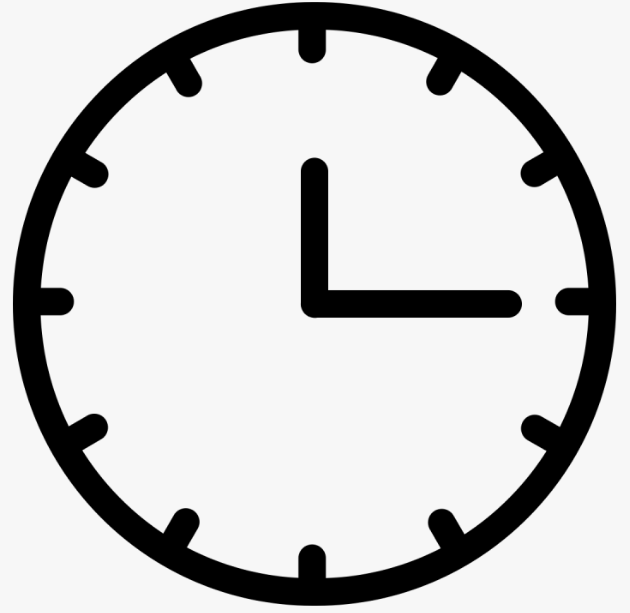
#> input picture clock_0.png, 630 x 613 px
$ python main.py
#> lines starting #> are read from the running program, lines starting #| are printed output that depends on the picture; after the words box and inside, x2 and y2 are one past the last pixel; in counts of white or black regions, pixels touching at a corner belong together
import cv2
import math
import numpy as np

# Euclidian distance between 2 points
def L2_norm(x1, y1, x2, y2):
    #print("L2_norm", np.sqrt((x1 - x2)**2 + (y1 - y2)**2))
    return np.sqrt((x1 - x2)**2 + (y1 - y2)**2)

# The top of the clock hand
def maxim_distance(center, clock_hand):
    if L2_norm(center[0], center[1], clock_hand[0], clock_hand[1]) > L2_norm(center[0], center[1], clock_hand[2], clock_hand[3]):
        return clock_hand[0], clock_hand[1]
    else:
        return clock_hand[2], clock_hand[3]

# Using atan2 get angle between 2 points(in our case, the horizontal axis and clock hand)
def get_angle_between_points(x_orig, y_orig, x_hand, y_hand):
    delta_x = x_hand - x_orig
    delta_y = y_hand - y_orig
    return (math.atan2(delta_y, delta_x) * 180) / math.pi

# After atan2 we get the angles in circle in 2 ways
#
#             _.-""""-._
#           .'          `.
#          /              \
#    -180°|                | 0°
# --------|----------------|-----------
#    +180°|                | 0°
#          \              /
#           `._        _.'
#              `-....-'
# This how we normalize the angles after this function
# it will result a simple formula for hours and minutes
#             360° | 0°
#             _.-"""""-._
#           .'           `.
#          /               \
#    +270°|                 | 90°
# --------|-----------------|-----------
#    +270°|                 | 90°
#          \               /
#           `._         _.'
#              `-.....-'
#             180° | 180°
def angle_to_hours(clock_center, point):
    angle = get_angle_between_points(clock_center[0], clock_center[1], point[0], point[1])
    if angle <= 0 and angle >= -90:
        angle = 90 + angle
    elif angle < -90 and angle >= -180:
        angle = 450 + angle
    elif angle > 0:
        angle = 90 + angle
    return angle

# Compute the minutes(using rule of three)
def minutes(angle):
    return (angle * 5) // 30

# Compute the hours(using rule of three)
# We also assure that when we are close to the edge of a new hour
# we get the correct value
def hours(angle, min):
    h = angle / 30
    if (math.ceil(h) < h + 0.5) and min < 30:
        return math.ceil(h)
    else:
        return math.floor(h)


if __name__ == '__main__':
    print(cv2.__version__)

    path = 'clock_0.png'

    orig_img = cv2.imread(path)
#> orig_img is the input picture: shape (613, 630, 3); min 0, max 247, mean 202.6
    # Open clock image and convert to grayscale(with 1 channel)
    clock_gray = cv2.imread(path, cv2.IMREAD_GRAYSCALE)
#> clock_gray: shape (613, 630); min 0, max 247, mean 202.6
    # Open clock image and convert it to grayscale(with 3 channels)
    clock_img = cv2.imread(path, cv2.COLOR_BGR2GRAY)

    # Resize image (width, height)
    dim = (800, 800)
    orig_img   =  cv2.resize(orig_img, dim, interpolation=cv2.INTER_AREA)
#> orig_img: shape (800, 800, 3)
    clock_gray =  cv2.resize(clock_gray, dim, interpolation=cv2.INTER_AREA)
#> clock_gray: shape (800, 800)
    clock_img  =  cv2.resize(clock_img, dim, interpolation=cv2.INTER_AREA)

    # Get HoughLines(using probabilistic transform)
    # Get edges in image
    edges = cv2.Canny(clock_img, 100, 150)
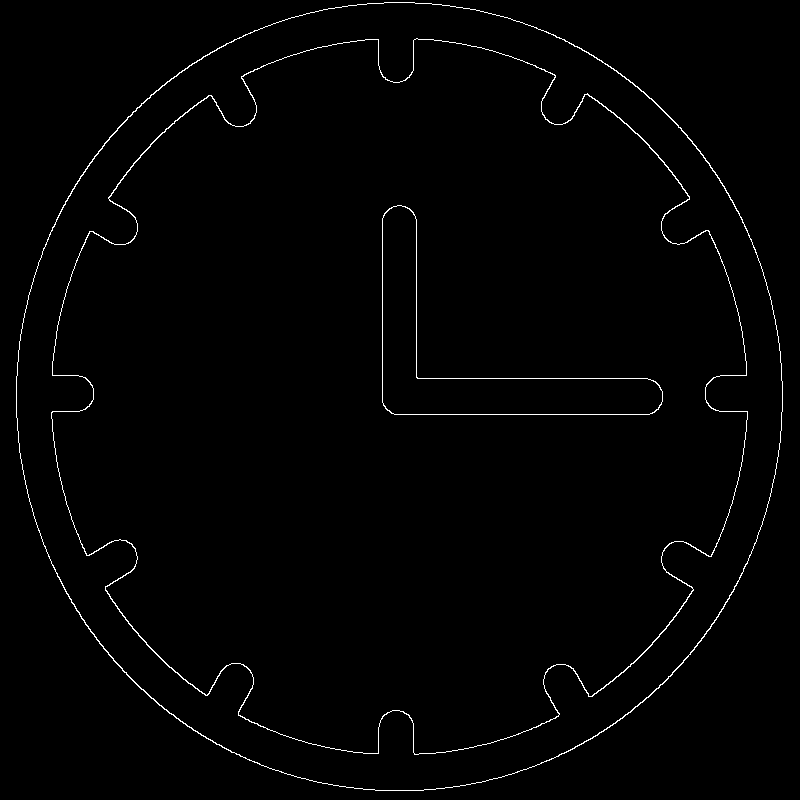
#> edges: shape (800, 800); 1.2% white in thin lines or dots
    # View edges from image
    cv2.imshow("Image edges", edges)

    min_line_length = 700
    min_line_gap = 10
    lines = cv2.HoughLinesP(edges, 1, np.pi / 180, 90, min_line_length, min_line_gap)
#> lines = [[417, 378, 647, 378], [394, 414, 649, 414], [382, 402, 382, 218], [416, 377, 416, 219]]

    # Get HoughCircles to isolate the center of the clock
    circles = cv2.HoughCircles(clock_gray, cv2.HOUGH_GRADIENT, 1, 30,
                               param1=100, param2=140, minRadius=330, maxRadius=0)
#> circles = [[399.5, 401.5, 388.4]]
    circles = np.uint16(np.around(circles))
#> circles = [[400, 402, 388]]
    center = []
    for i in circles[0, :]:
        center = [i[0], i[1]]
        #print(i[0], i[1], i[2])
        # Draw outer circle
        # (image_name, center_circle, radius, color, thickness)
        cv2.circle(orig_img, (i[0], i[1]), i[2], (0, 255, 0), 2)
        # Draw the center of the circle
        cv2.circle(orig_img, (i[0], i[1]), 2, (0, 0, 255), 2)
#> this loop made 1 pass
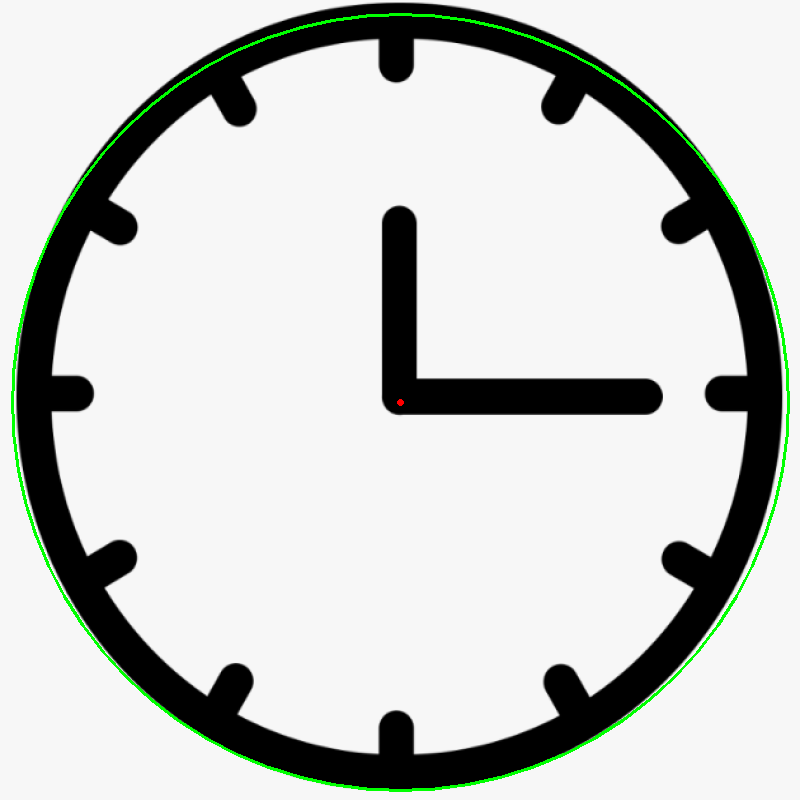
#> orig_img: shape (800, 800, 3); mean B, G, R 201.1, 203.9, 201.1

    print("Image center {}".format(center))
#| Image center [400, 402]

    # We set the parameters to get 4 lines
    print("Number of lines {}".format(len(lines)))
#| Number of lines 4
    line_length = {}
    number_of_line = 0
    for line in lines:
        #print(line[0])
        x1, y1, x2, y2 = line[0]
        dist = L2_norm(x1, y1, x2, y2)
        line_length.update({number_of_line: dist})
        number_of_line = number_of_line + 1
        cv2.line(clock_img, (x1, y1), (x2, y2), (0, 255, 0), 2)
#> this loop made 4 passes
#> (x1, y1, x2, y2, dist) on passes 1 to 4: (417, 378, 647, 378, 230), (394, 414, 649, 414, 255), (382, 402, 382, 218, 184), (416, 377, 416, 219, 158)
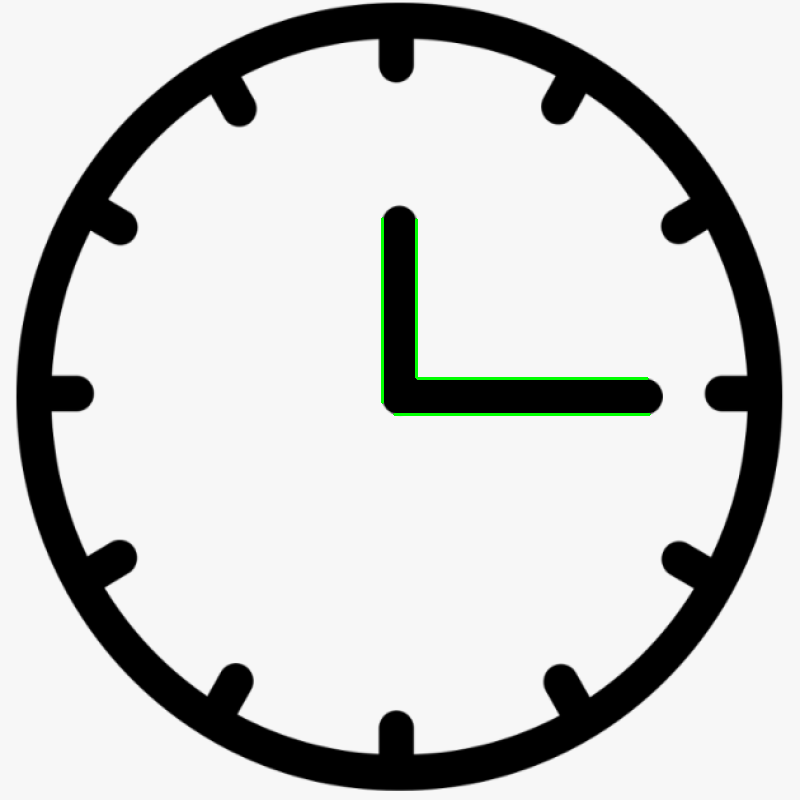
#> clock_img: shape (800, 800, 3); mean B, G, R 202.1, 203.1, 202.1
#> after the loop, line_length = {0: 230, 1: 255, 2: 184, 3: 158}; number_of_line = 4

    # Sort lines ascending(by length)
    sorted_line = sorted(line_length.items(), key=lambda item: item[1])
#> sorted_line = [(3, 158), (2, 184), (0, 230), (1, 255)]
    # Compute the mean for hour and minute hand
    hour_hand   = (lines[sorted_line[0][0]][0] + lines[sorted_line[1][0]][0]) // 2
#> hour_hand = [399, 389, 399, 218]
    minute_hand = (lines[sorted_line[2][0]][0] + lines[sorted_line[3][0]][0]) // 2
#> minute_hand = [405, 396, 648, 396]

    # Draw the computed hour and minute hand on original image
    cv2.line(orig_img, (hour_hand[0], hour_hand[1]), (hour_hand[2], hour_hand[3]), (0, 255, 255), 3)
    cv2.line(orig_img, (minute_hand[0], minute_hand[1]), (minute_hand[2], minute_hand[3]), (0, 0, 255), 3)

    # Get the farthest point on each clock hand
    hour_hand_max = maxim_distance(center, hour_hand)
#> hour_hand_max = (399, 218)
    minute_hand_max = maxim_distance(center, minute_hand)
#> minute_hand_max = (648, 396)

    # Calculate minutes and hours
    m = minutes(angle_to_hours(center, minute_hand_max))
#> in get_angle_between_points, `delta_x = x_hand - x_orig`: delta_x = 248
#> in get_angle_between_points, `delta_y = y_hand - y_orig`: delta_y = -6
#> in angle_to_hours, `angle = get_angle_between_points(clock_center[0], clock_center[1], poi..`: angle = -1.39
#> in angle_to_hours, `angle = 90 + angle`: angle = 88.61
#> m = 14
    h = hours(angle_to_hours(center, hour_hand_max), m)
#> in hours, `h = angle / 30`: h = 11.99
#> h = 12

    print("Hour: {} minute: {}".format(h, m))
#| Hour: 12 minute: 14.0

    # Display the image on the screen
    cv2.imshow("Analog Clock with initial lines", clock_img)
    # Put hour and minutes on the image and display it on the screen
    font = cv2.FONT_HERSHEY_SIMPLEX
#> font = 0
    bottomLeftCornerOfText = (10, 780)
    fontScale = 1
    fontColor = (255, 0, 255)
    lineType = 3
    cv2.putText(orig_img, "H: {} M: {}".format(h, m),
                bottomLeftCornerOfText,
                font,
                fontScale,
                fontColor,
                lineType)
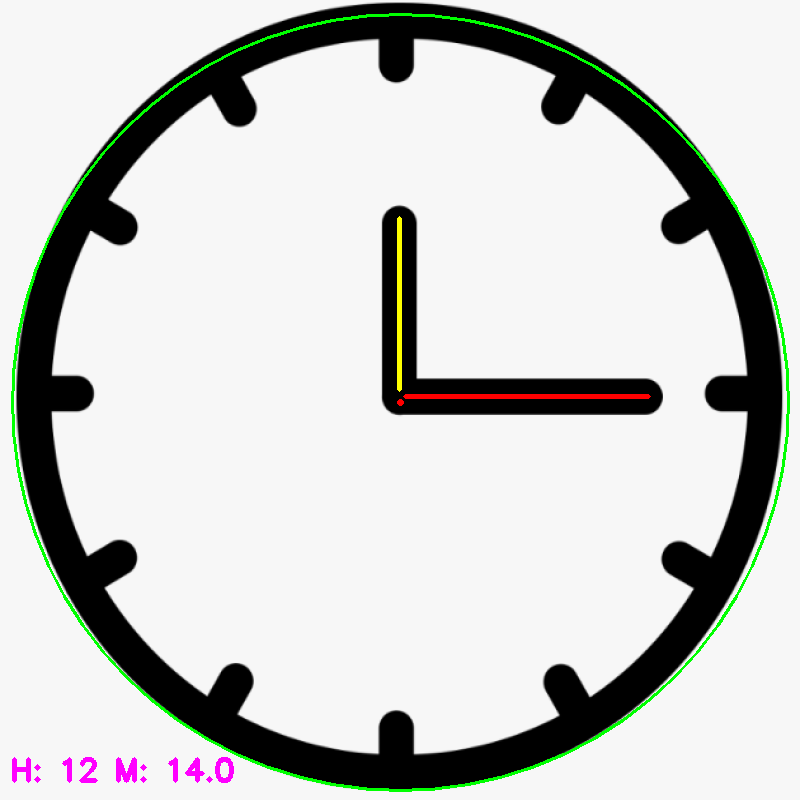
#> orig_img: shape (800, 800, 3); mean B, G, R 201.1, 203.6, 201.9
    cv2.imshow("Original image with mean for clock hands", orig_img)
    cv2.waitKey(0)
    cv2.destroyAllWindows()

$ run again, with clock_1.png copied over clock_0.png
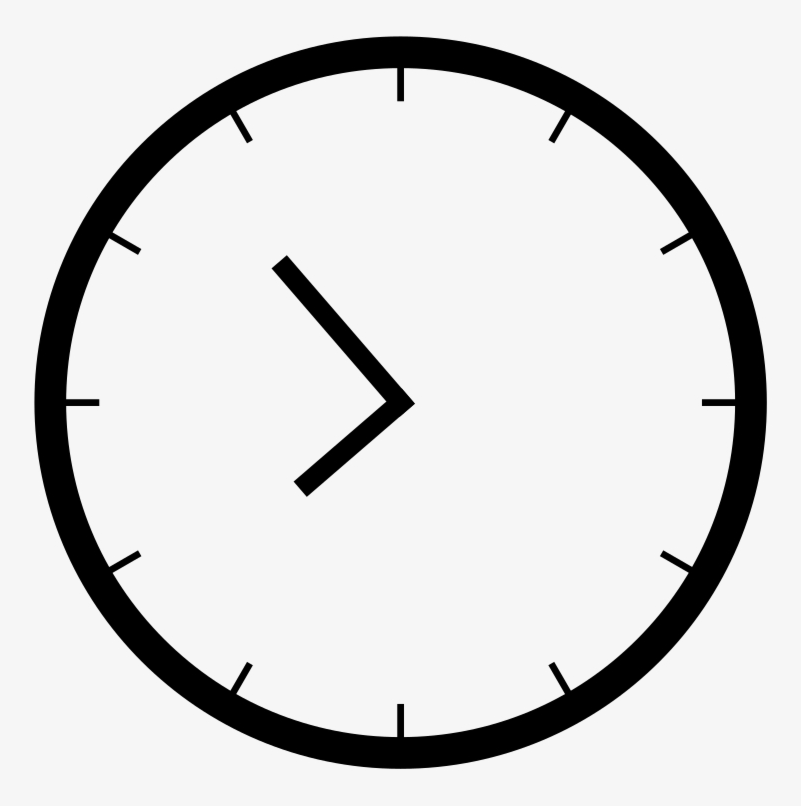
#> input picture clock_1.png, 801 x 806 px
#> orig_img is the input picture: shape (806, 801, 3); min 0, max 247, mean 216
#> `edges = cv2.Canny(clock_img, 100, 150)`:
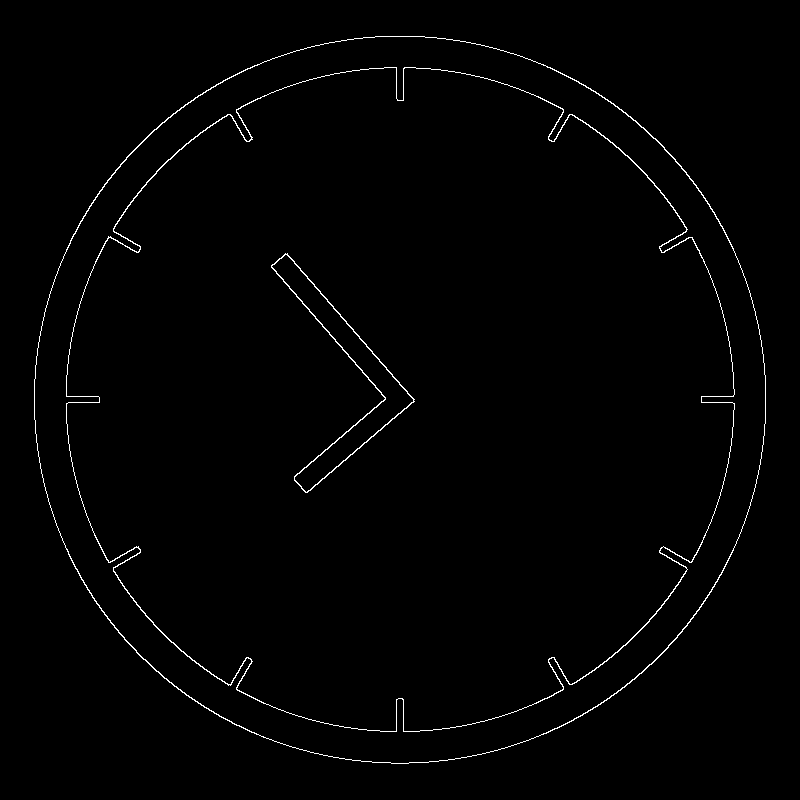
#> edges: shape (800, 800); 1.1% white in thin lines or dots, all inside (x1, y1, x2, y2) = (34, 36, 766, 764)
#> lines = [[287, 254, 413, 399], [271, 266, 385, 398], [331, 472, 404, 408], [327, 449, 384, 399]]
#> `circles = cv2.HoughCircles(clock_gray, cv2.HOUGH_GRADIENT, 1, 30, para..`: circles = [[400.5, 399.5, 332.8]]
#> `circles = np.uint16(np.around(circles))`: circles = [[400, 400, 333]]
#> the loop `for i in circles[0, :]:` made 1 pass
#| Image center [400, 400]
#| Number of lines 4
#> the loop `for line in lines:` made 4 passes
#> (x1, y1, x2, y2, dist) on passes 1 to 4: (287, 254, 413, 399, 192.1), (271, 266, 385, 398, 174.4), (331, 472, 404, 408, 97.08), (327, 449, 384, 399, 75.82)
#> after the loop `for line in lines:`: line_length = {0: 192.1, 1: 174.4, 2: 97.08, 3: 75.82}; number_of_line = 4
#> sorted_line = [(3, 75.82), (2, 97.08), (1, 174.4), (0, 192.1)]
#> hour_hand = [329, 460, 394, 403]
#> minute_hand = [279, 260, 399, 398]
#> hour_hand_max = (329, 460)
#> minute_hand_max = (279, 260)
#> delta_x = -121
#> delta_y = -140
#> in angle_to_hours, `angle = get_angle_between_points(clock_center[0], clock_center[1], poi..`: angle = -130.8
#> in angle_to_hours, `angle = 450 + angle`: angle = 319.2
#> m = 53
#> in hours, `h = angle / 30`: h = 7.66
#> `h = hours(angle_to_hours(center, hour_hand_max), m)`: h = 7
#| Hour: 7 minute: 53.0
#> font = 0
#> `cv2.putText(orig_img, "H: {} M: {}".format(h, m), bottomLeftCornerOfTe..`:
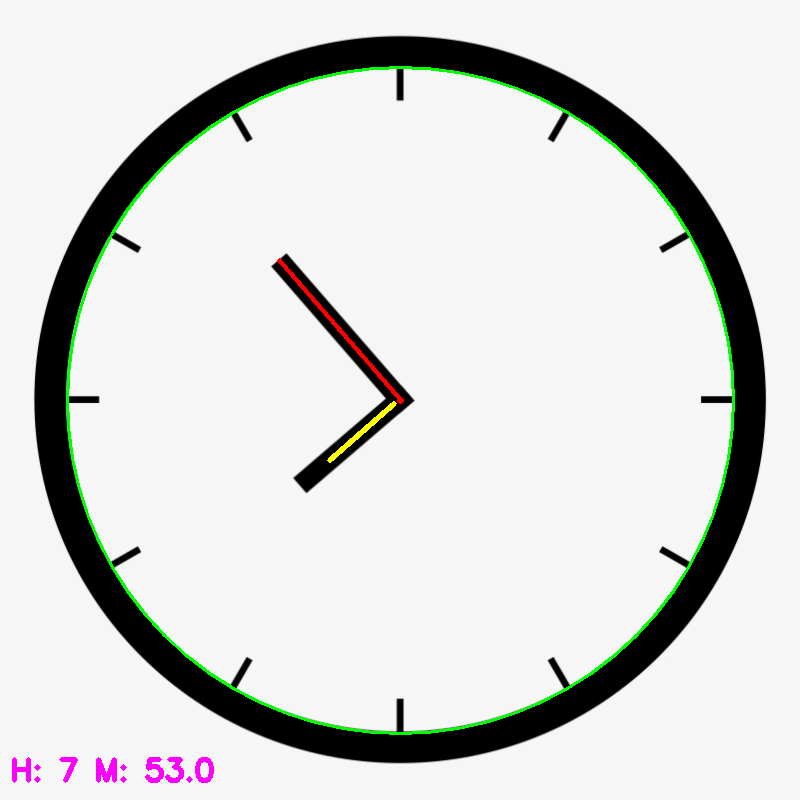
#> orig_img: shape (800, 800, 3); mean B, G, R 214.6, 216.5, 215.1
